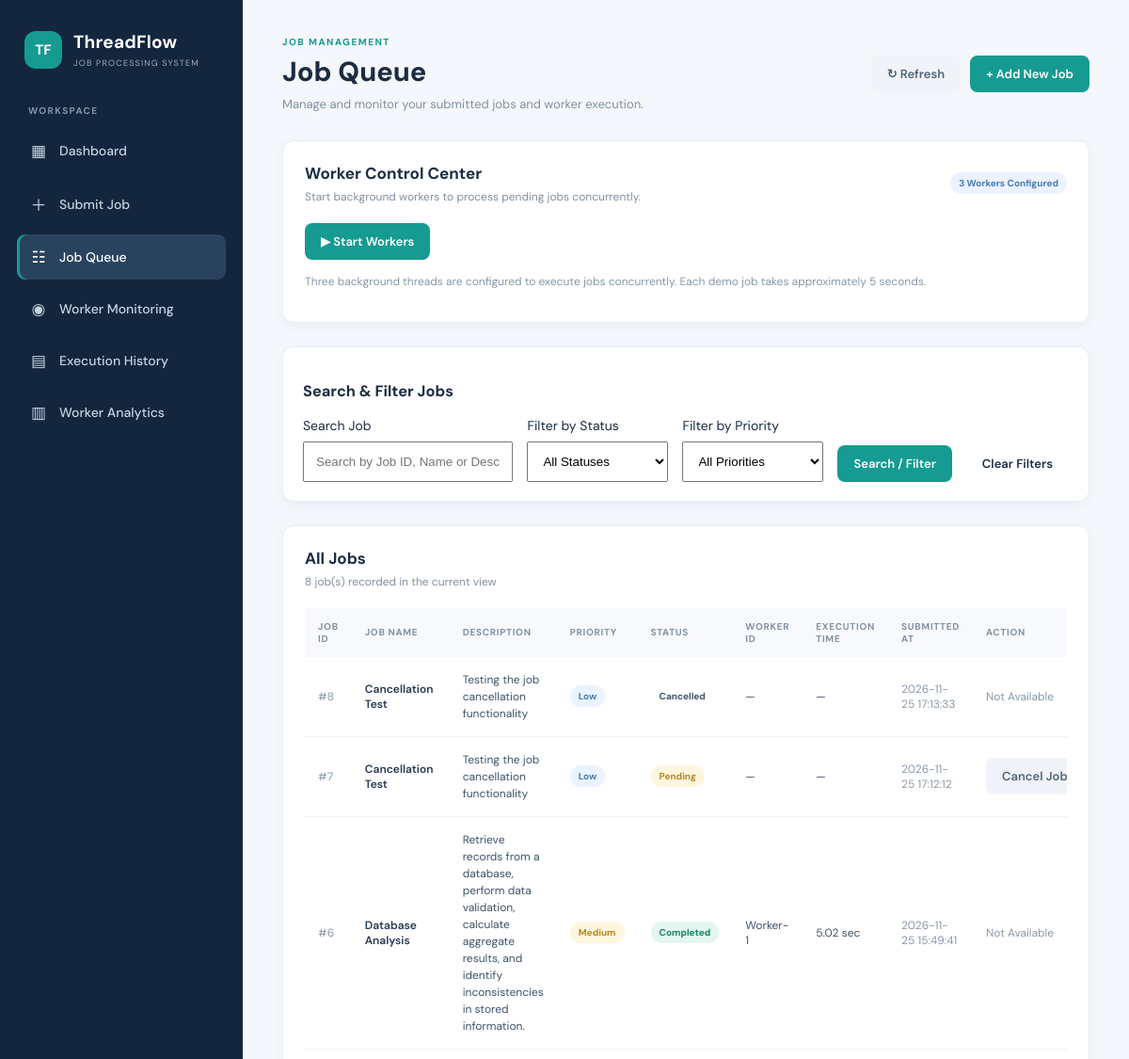
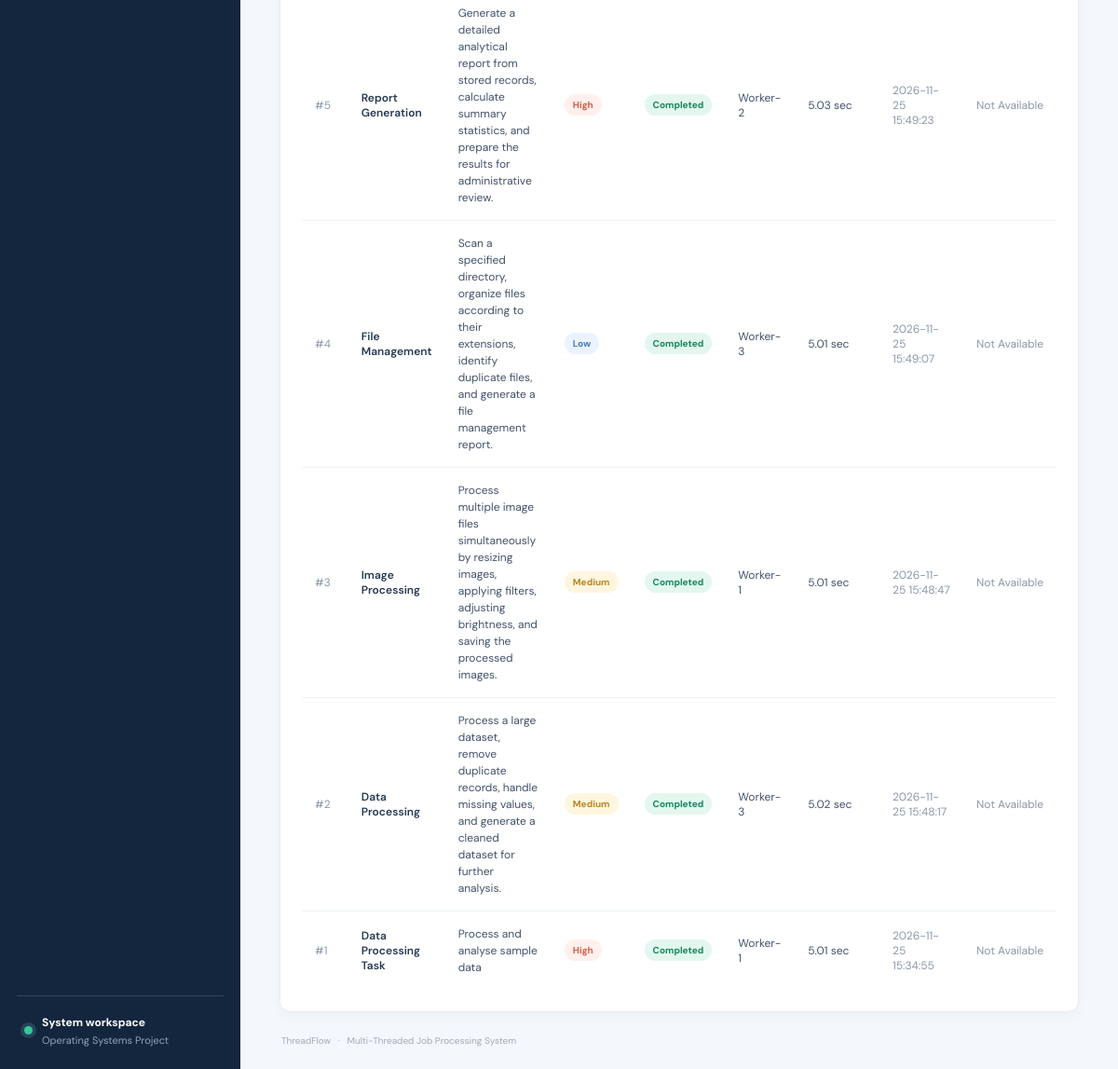
Screenshot of /job-queue with the database file from the repository (2 pictures, top to bottom).
### tables this page shows
CREATE TABLE jobs (
            id INTEGER PRIMARY KEY AUTOINCREMENT,
            name TEXT NOT NULL,
            description TEXT NOT NULL,
            priority TEXT NOT NULL,
            status TEXT DEFAULT 'Pending',
            created_at TIMESTAMP DEFAULT CURRENT_TIMESTAMP,
            started_at TIMESTAMP,
            completed_at TIMESTAMP,
            worker_id TEXT,
            execution_time REAL,
            error_message TEXT
        );

### app.py (the view)
@app.route("/job-queue")
def job_queue():
    jobs = get_all_jobs()
    search_query = request.args.get("search", "").strip().lower()
    status_filter = request.args.get("status", "").strip()
    priority_filter = request.args.get("priority", "").strip()
    filtered_jobs = []
    for job in jobs:
        job_id = str(job["id"] or "").lower()
        job_name = str(job["name"] or "").lower()
        job_description = str(job["description"] or "").lower()
        if search_query:
            if (search_query not in job_id
                    and search_query not in job_name
                    and search_query not in job_description):
                continue
        if status_filter and str(job["status"]) != status_filter:
            continue
        if priority_filter and str(job["priority"]) != priority_filter:
            continue
        filtered_jobs.append(job)
    return render_template(
        "job_queue.html",
        jobs=filtered_jobs,
        search_query=request.args.get("search", "").strip(),
        status_filter=status_filter,
        priority_filter=priority_filter
    )

### database/db.py (called while the page is built)
def get_connection():
    connection = sqlite3.connect(DATABASE_PATH)
    connection.row_factory = sqlite3.Row
    return connection

def get_all_jobs():
    with get_connection() as connection:
        rows = connection.execute("SELECT * FROM jobs ORDER BY id DESC").fetchall()
        return [dict(row) for row in rows]

### templates/job_queue.html (shortened to what this page needs)
{% extends "base.html" %}
{% set active_page = "queue" %}
{% block content %}
<header class="page-header">
    <div>
        <p class="eyebrow">JOB MANAGEMENT</p>
        <h1>Job Queue</h1>
        <p class="page-subtitle">
            Manage and monitor your submitted jobs and worker execution.
        </p>
    </div>
    <div style="display:flex; gap:10px; flex-wrap:wrap;">
        <a class="button button-light" href="{{ url_for('job_queue') }}">
            ↻ Refresh
        </a>
        <a class="button button-primary" href="{{ url_for('submit_job') }}">
            + Add New Job
        </a>
    </div>
</header>
<section class="panel" style="margin-bottom:25px;">
    <div class="panel-heading">
        <div>
            <h2>Worker Control Center</h2>
            <p>Start background workers to process pending jobs concurrently.</p>
        </div>
        <span class="status running">3 Workers Configured</span>
    </div>
    <form action="{{ url_for('start_workers') }}" method="POST">
        <button type="submit" class="button button-primary">
            ▶ Start Workers
        </button>
    </form>
    <p class="muted" style="margin-top:15px; font-size:12px;">
        Three background threads are configured to execute jobs concurrently.
        Each demo job takes approximately 5 seconds.
    </p>
</section>
<div class="stat-card" style="margin-bottom:25px;">
    <h3>Search & Filter Jobs</h3>
    <form method="GET" action="{{ url_for('job_queue') }}"
          style="display:flex; flex-wrap:wrap; gap:15px; align-items:end;">
        <div style="flex:2; min-width:180px;">
            <label>Search Job</label>
            <input
                type="text"
                name="search"
                placeholder="Search by Job ID, Name or Description..."
                value="{{ search_query or '' }}"
                style="width:100%; padding:12px; margin-top:8px;"
            >
        </div>
        <div style="flex:1; min-width:150px;">
            <label>Filter by Status</label>
            <select name="status"
                    style="width:100%; padding:12px; margin-top:8px;">
                <option value="">All Statuses</option>
            </select>
        </div>
        <div style="flex:1; min-width:150px;">
            <label>Filter by Priority</label>
            <select name="priority"
                    style="width:100%; padding:12px; margin-top:8px;">
                <option value="">All Priorities</option>
            </select>
        </div>
        <button type="submit" class="button button-primary">
            Search / Filter
        </button>
        <a href="{{ url_for('job_queue') }}" class="button">
            Clear Filters
        </a>
    </form>
</div>
<section class="panel">
    <div class="panel-heading">
        <div>
            <h2>All Jobs</h2>
            <p>{{ jobs|length }} job(s) recorded in the current view</p>
        </div>
    </div>
    {% if jobs %}
    <div class="table-scroll">
        <table>
            <thead>
                <tr>
                    <th>Job ID</th>
                    <th>Job Name</th>
                    <th>Description</th>
                    <th>Priority</th>
                    <th>Status</th>
                    <th>Worker ID</th>
                    <th>Execution Time</th>
                    <th>Submitted At</th>
                    <th>Action</th>
                </tr>
            </thead>
            <tbody>
                {% for job in jobs %}
                <tr>
                    <td class="muted">#{{ job.id }}</td>
                    <td class="job-name">
                        <a href="{{ url_for('job_details', job_id=job.id) }}"
                           style="color:inherit; text-decoration:none; font-weight:600;">
                            {{ job.name }}
                        </a>
                    </td>
                    <td class="description-cell">
                        {{ job.description }}
                    </td>
                    <td>
                        <span class="priority {{ job.priority|lower }}">
                            {{ job.priority }}
                        </span>
                    </td>
                    <td>
                        <span class="status {{ job.status|lower }}">
                            {{ job.status }}
                        </span>
                    </td>
                    <td>{{ job.worker_id or "—" }}</td>
                    <td>
                        {% if job.execution_time is not none %}
                            {{ job.execution_time }} sec
                        {% else %}
                            —
                        {% endif %}
                    </td>
                    <td class="muted">{{ job.created_at }}</td>
<td>
    {% if job.status == 'Pending' %}
        <form action="{{ url_for('cancel_job_route', job_id=job.id) }}"
              method="POST"
              onsubmit="return confirm('Are you sure you want to cancel this job?');">
            <button type="submit" class="button button-light">
                Cancel Job
            </button>
        </form>
    {% else %}
        <span class="muted">Not Available</span>
    {% endif %}
</td>
                </tr>
                {% endfor %}
            </tbody>
        </table>
    </div>
    {% endif %}
</section>
{% endblock %}

### static/css/style.css (style rules this page uses)
:root { --navy:#14263e;--navy2:#1d3552;--teal:#159b91;--bg:#f4f7fb;--text:#1b2c43;--muted:#8190a3;--line:#e8edf3;--white:#fff }
* { box-sizing:border-box }
html,body { margin:0;min-height:100%;width:100% }
body { font-family:'DM Sans',Arial,sans-serif;background:var(--bg);color:var(--text);font-size:14px }
a { color:inherit }
.page-header { display:flex;justify-content:space-between;align-items:center;gap:20px;margin-bottom:30px }
.eyebrow { color:var(--teal);font-size:10px;font-weight:800;letter-spacing:1.5px;margin:0 0 8px }
.page-header h1 { font-size:29px;line-height:1.2;margin:0;color:var(--text);font-weight:800 }
.page-subtitle { margin:8px 0 0;color:var(--muted);font-size:13px }
.button { display:inline-flex;align-items:center;justify-content:center;gap:7px;padding:11px 17px;border:0;border-radius:8px;text-decoration:none;font:600 13px 'DM Sans',Arial,sans-serif;cursor:pointer;white-space:nowrap }
.button-primary { background:var(--teal);color:#fff }
.button-light { background:#f0f3f7;color:#52647a }
.stat-card { background:#fff;border:1px solid var(--line);border-radius:12px;padding:20px 21px;box-shadow:0 4px 14px rgba(22,42,67,.035);min-width:0 }
.panel { background:#fff;border:1px solid var(--line);border-radius:12px;padding:23px;box-shadow:0 4px 14px rgba(22,42,67,.035);min-width:0 }
.panel-heading { display:flex;justify-content:space-between;align-items:center;gap:15px;margin-bottom:20px }
.panel-heading h2 { font-size:17px;margin:0;color:var(--text) }
.panel-heading p { font-size:12px;color:var(--muted);margin:6px 0 0 }
.table-scroll { width:100%;overflow-x:auto }
table { width:100%;border-collapse:collapse;text-align:left;min-width:680px }
th { padding:13px 14px;background:#f7f9fc;color:#8290a3;font-size:10px;letter-spacing:.7px;text-transform:uppercase;font-weight:700 }
td { padding:15px 14px;border-bottom:1px solid #edf1f5;color:#405269;font-size:12px }
tbody tr:last-child td { border-bottom:0 }
.job-name { font-weight:700;color:#263951 }
.muted { color:#8997a8 }
.priority,.status { display:inline-block;padding:5px 9px;border-radius:20px;font-size:10px;font-weight:700 }
.priority.high { background:#fff0ed;color:#d65b45 }
.priority.medium { background:#fff6df;color:#b88620 }
.priority.low { background:#eaf3ff;color:#477bb7 }
.status.pending { background:#fff6df;color:#b88620 }
.status.running { background:#eaf3ff;color:#477bb7 }
.status.completed { background:#e3f7ef;color:#16865f }
.description-cell { max-width:270px;white-space:normal;line-height:1.5 }

### rows the page displays
jobs: id "8", name "Cancellation Test", description "Testing the job cancellation functionality", priority "Low", status "Cancelled", worker_id "—", created_at "2026-11-25 17:13:33", shows "Not Available"
jobs: id "7", name "Cancellation Test", description "Testing the job cancellation functionality", priority "Low", status "Pending", worker_id "—", created_at "2026-11-25 17:12:12"
jobs: id "6", name "Database Analysis", description "Retrieve records from a database, perform data validation, calculate aggregate results, and identify inconsistencies in stored information.", priority "Medium", status "Completed", worker "Worker-1", execution_time "5.02", created_at "2026-11-25 15:49:41", shows "Not Available"
jobs: id "5", name "Report Generation", description "Generate a detailed analytical report from stored records, calculate summary statistics, and prepare the results for administrative review.", priority "High", status "Completed", worker "Worker-2", execution_time "5.03", created_at "2026-11-25 15:49:23", shows "Not Available"
jobs: id "4", name "File Management", description "Scan a specified directory, organize files according to their extensions, identify duplicate files, and generate a file management report.", priority "Low", status "Completed", worker "Worker-3", execution_time "5.01", created_at "2026-11-25 15:49:07", shows "Not Available"
jobs: id "3", name "Image Processing", description "Process multiple image files simultaneously by resizing images, applying filters, adjusting brightness, and saving the processed images.", priority "Medium", status "Completed", worker "Worker-1", execution_time "5.01", created_at "2026-11-25 15:48:47", shows "Not Available"
jobs: id "2", name "Data Processing", description "Process a large dataset, remove duplicate records, handle missing values, and generate a cleaned dataset for further analysis.", priority "Medium", status "Completed", worker "Worker-3", execution_time "5.02", created_at "2026-11-25 15:48:17", shows "Not Available"
jobs: id "1", name "Data Processing Task", description "Process and analyse sample data", priority "High", status "Completed", worker "Worker-1", execution_time "5.01", created_at "2026-11-25 15:34:55", shows "Not Available"

### other values shown
{{ jobs|length }} "8"
